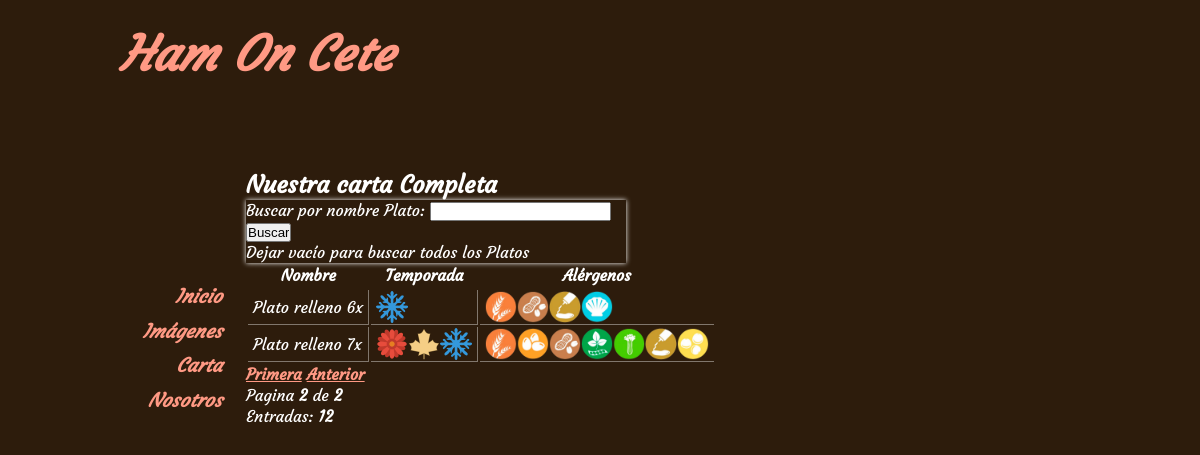
Before: /cartaCompleta.php?pag=2 with the older database file.
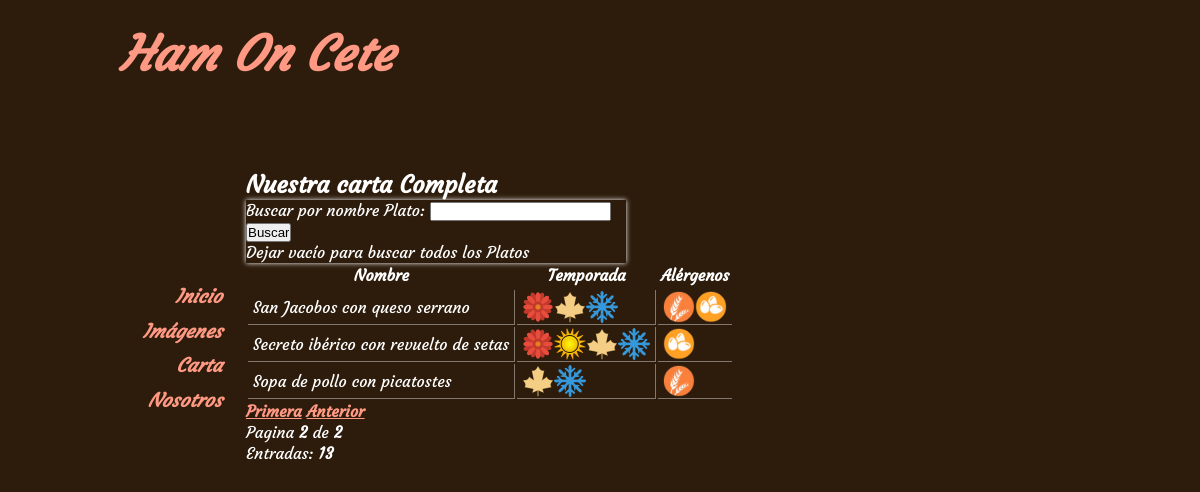
After: the same page with the newer database file.
### tables this page shows
create table `Plato` (
	`cod` int primary key unique AUTO_INCREMENT not null,
    `nombre` varchar(300) not null,
    `Primavera` boolean not null,
    `Verano` boolean not null,
    `Otono` boolean not null,
    `Invierno` boolean not null,
    `Gluten` boolean not null,
    `Crustaceo` boolean not null,
    `Huevo` boolean not null,
    `Pescado` boolean not null,
    `Cacahuete` boolean not null,
    `Soja` boolean not null,
    `Lacteos` boolean not null,
    `Cascara` boolean not null,
    `Apio` boolean not null,
    `Mostaza` boolean not null,
    `Sesamo` boolean not null,
    `Sulfitos` boolean not null,
    `Altramuces` boolean not null,
    `Moluscos` boolean not null, 
	`Visible` boolean not null
);

### cartaCompleta.php (called while the page is built, shortened)
<?php
	require_once("view/plantilla.php");
	require_once("view/vCartaCompleta.php");
	require_once("controller/cCartaCompleta.php");
?>

### model/DBPDO.php (called while the page is built, shortened)
<?php
	class DBPDO{
        public static function ejecutarConsulta($sentenciaSQL){
            try{
				$conexion = new PDO(DSN_MYSQL_PDO, DBUSER, DBPASS);
                $conexion->setAttribute(PDO::ATTR_ERRMODE, PDO::ERRMODE_EXCEPTION);
                $preparedStatement = $conexion->prepare($sentenciaSQL);
                $preparedStatement->execute(array(PDO::MYSQL_ATTR_INIT_COMMAND => "SET NAMES utf8"));
            } catch (PDOException $e) {
				echo("<p>" . $e->getMessage() . "</p>");
				$preparedStatement = null;
            }
            return $preparedStatement;
        }
    }
?>

### model/PlatoPDO.php (called while the page is built, shortened)
<?php
	require_once("DBPDO.php");
    class PlatoPDO{
		public static function contarPlatosPorDesc($desc){
			$sql = <<< EOQ
            SELECT count(*) AS Cuenta
			FROM Plato
            WHERE nombre LIKE "%$desc%"
			AND Visible=true
EOQ;
			$resultado = DBPDO::ejecutarConsulta($sql);
			if($resultado == null || $resultado == false){
                return -1;
            }else{
                if($resultado->rowCount() == 1){
                    return $resultado->fetch(PDO::FETCH_ASSOC)['Cuenta'];
                }else{
                    return -1;
                }
            }
		}
		public static function getPlatosPorDesc($desc, $numeroSaltar, $numeroContar){
			$sql = <<< EOQ
            SELECT * FROM Plato
            WHERE nombre LIKE "%$desc%"
			AND Visible=true
			ORDER BY nombre ASC
			LIMIT $numeroSaltar, $numeroContar
EOQ;
			$resultado = DBPDO::ejecutarConsulta($sql);
			if($resultado == null || $resultado == false){
                return null;
            }else{
                if($resultado->rowCount() != 0){
                    return $resultado->fetchAll(PDO::FETCH_ASSOC);
                }else{
                    return null;
                }
            }
		}
	}
?>

### model/Plato.php (called while the page is built, shortened)
<?php
	require_once("PlatoPDO.php");
	class Plato{
		public static function contarPlatosPorDesc($desc){
			return PlatoPDO::contarPlatosPorDesc($desc);
		}
		public static function getPlatosPorDesc($desc, $numeroSaltar, $numeroContar){
			$listaRecibida = PlatoPDO::getPlatosPorDesc($desc, $numeroSaltar, $numeroContar);
			$objetosPlato = Array();
			if($listaRecibida != null){
				foreach($listaRecibida AS $entrada){
					$objetosPlato[] = new Plato($entrada['cod'], $entrada['nombre'],
						$entrada['Primavera'], $entrada['Verano'], $entrada['Otono'], $entrada['Invierno'],
						$entrada['Gluten'], $entrada['Crustaceo'], $entrada['Huevo'], $entrada['Pescado'],
						$entrada['Cacahuete'], $entrada['Soja'], $entrada['Lacteos'], $entrada['Cascara'],
						$entrada['Apio'], $entrada['Mostaza'], $entrada['Sesamo'], $entrada['Sulfitos'],
						$entrada['Altramuces'], $entrada['Moluscos']);
				}
			}else{
				$objetosPlato = null;
			}
			return $objetosPlato;
		}
	}
?>

### view/vCartaCompleta.php (the view, shortened to what this page needs)
<?php
	function muestraInicio($coleccionEntradas, $paginaActual, $paginaMaxima, $totalEntradas){
		?>
				<h2>Nuestra carta Completa</h2>
				<form id="buscaPlato" name="BuscaPlato" action="<?php $_SERVER['PHP_SELF'] ?>" method="post">
					<p>Buscar por nombre Plato:
					<input type="text" name="cadenaBusqueda" width="40">
					<input type="submit" name="btnBuscar" value="Buscar">
					<br />Dejar vacío para buscar todos los Platos</p>
				</form>
		<?php
			if(count($coleccionEntradas) > 0){
				?>
				<table>
				<tr>
					<th>Nombre</th>
					<th>Temporada</th>
					<th>Alérgenos</th>
				</tr>
				<tr>
				<?php
				foreach($coleccionEntradas AS $entrada){
					echo("<tr>" . PHP_EOL);
					echo('<td>' . $entrada["nombre"] . '</td>' . PHP_EOL);
					echo('<td>');
					foreach($entrada["season"] AS $nombre => $valor){
						if($valor){
							if($nombre == "Otono"){
								echo('<div class="icoAlergia ico' . $nombre . '" title="Otoño"></div>');
							}else{
								echo('<div class="icoAlergia ico' . $nombre . '" title="' . $nombre . '"></div>');
							}
						}
					}
					echo('</td>');
					echo('<td>');
					foreach($entrada["alergias"] AS $nombre => $valor){
						if($valor){
							echo('<div class="icoAlergia ico' . $nombre . '" title="' . $nombre . '"></div>');
						}
					}
					echo('</td>');
					?>
					</tr>
					<?php
				}
				echo("</table>" . PHP_EOL);
				if($paginaActual > 1){
					echo('<b><a href="'.$_SERVER['PHP_SELF'].'?pag=1">Primera</a></b> ');
					echo('<b><a href="'.$_SERVER['PHP_SELF'].'?pag='.($paginaActual - 1).'">Anterior</a></b> ');
				}
				echo("<br />Pagina <b>$paginaActual</b> de <b>$paginaMaxima</b><br />");
				echo("Entradas: <b>$totalEntradas</b>" . PHP_EOL);
			}else{
				?> <h2>No se han encontrado entradas</h2> <?php
			}
	}
?>

Changed rows visible on the page:
no longer on this page (row edited): plato: nombre "Plato relleno 6x"
no longer on this page (row edited): plato: nombre "Plato relleno 7x", cod "12"
now on this page (row edited): plato: nombre "San Jacobos con queso serrano"
now on this page (row edited): plato: nombre "Secreto ibérico con revuelto de setas"
now on this page (row edited): plato: nombre "Sopa de pollo con picatostes"
Other visible differences:
$totalEntradas: (not shown) → "13"
